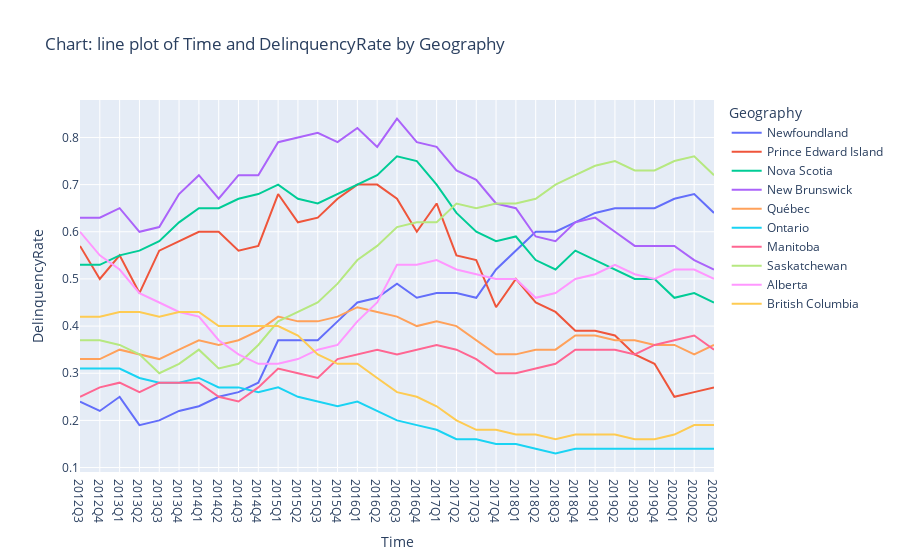

The notebook cell saved with this chart:
### Markdown cell above
The plot above is quite difficult to read. Let's colour the values by Geography, and add a title.

### Code cell
# Second attempt
px.line(data_pop_del_mort_df, 
        x = "Time",
        y="DelinquencyRate",
       color="Geography",
       title = "Chart: line plot of Time and DelinquencyRate by Geography")

### Figure 1 — Plotly figure (JSON) as saved in the notebook; plotly's stock layout.template omitted (floating-point values rounded to 4 significant figures)
{"data": [{"hovertemplate": "Geography=Newfoundland<br>Time=%{x}<br>DelinquencyRate=%{y}<extra></extra>", "legendgroup": "Newfoundland", "line": {"color": "#636efa", "dash": "solid"}, "marker": {"symbol": "circle"}, "mode": "lines", "name": "Newfoundland", "orientation": "v", "showlegend": true, "type": "scatter", "x": ["2012Q3", "2012Q4", "2013Q1", "2013Q2", "2013Q3", "2013Q4", "2014Q1", "2014Q2", "2014Q3", "2014Q4", "2015Q1", "2015Q2", "2015Q3", "2015Q4", "2016Q1", "2016Q2", "2016Q3", "2016Q4", "2017Q1", "2017Q2", "2017Q3", "2017Q4", "2018Q1", "2018Q2", "2018Q3", "2018Q4", "2019Q1", "2019Q2", "2019Q3", "2019Q4", "2020Q1", "2020Q2", "2020Q3"], "xaxis": "x", "y": [0.24, 0.22, 0.25, 0.19, 0.2, 0.22, 0.23, 0.25, 0.26, 0.28, 0.37, 0.37, 0.37, 0.41, 0.45, 0.46, 0.49, 0.46, 0.47, 0.47, 0.46, 0.52, 0.56, 0.6, 0.6, 0.62, 0.64, 0.65, 0.65, 0.65, 0.67, 0.68, 0.64], "yaxis": "y"}, {"hovertemplate": "Geography=Prince Edward Island<br>Time=%{x}<br>DelinquencyRate=%{y}<extra></extra>", "legendgroup": "Prince Edward Island", "line": {"color": "#EF553B", "dash": "solid"}, "marker": {"symbol": "circle"}, "mode": "lines", "name": "Prince Edward Island", "orientation": "v", "showlegend": true, "type": "scatter", "x": ["2012Q3", "2012Q4", "2013Q1", "2013Q2", "2013Q3", "2013Q4", "2014Q1", "2014Q2", "2014Q3", "2014Q4", "2015Q1", "2015Q2", "2015Q3", "2015Q4", "2016Q1", "2016Q2", "2016Q3", "2016Q4", "2017Q1", "2017Q2", "2017Q3", "2017Q4", "2018Q1", "2018Q2", "2018Q3", "2018Q4", "2019Q1", "2019Q2", "2019Q3", "2019Q4", "2020Q1", "2020Q2", "2020Q3"], "xaxis": "x", "y": [0.57, 0.5, 0.55, 0.47, 0.56, 0.58, 0.6, 0.6, 0.56, 0.57, 0.68, 0.62, 0.63, 0.67, 0.7, 0.7, 0.67, 0.6, 0.66, 0.55, 0.54, 0.44, 0.5, 0.45, 0.43, 0.39, 0.39, 0.38, 0.34, 0.32, 0.25, 0.26, 0.27], "yaxis": "y"}, {"hovertemplate": "Geography=Nova Scotia<br>Time=%{x}<br>DelinquencyRate=%{y}<extra></extra>", "legendgroup": "Nova Scotia", "line": {"color": "#00cc96", "dash": "solid"}, "marker": {"symbol": "circle"}, "mode": "lines", "name": "Nova Scotia", "orientation": "v", "showlegend": true, "type": "scatter", "x": ["2012Q3", "2012Q4", "2013Q1", "2013Q2", "2013Q3", "2013Q4", "2014Q1", "2014Q2", "2014Q3", "2014Q4", "2015Q1", "2015Q2", "2015Q3", "2015Q4", "2016Q1", "2016Q2", "2016Q3", "2016Q4", "2017Q1", "2017Q2", "2017Q3", "2017Q4", "2018Q1", "2018Q2", "2018Q3", "2018Q4", "2019Q1", "2019Q2", "2019Q3", "2019Q4", "2020Q1", "2020Q2", "2020Q3"], "xaxis": "x", "y": [0.53, 0.53, 0.55, 0.56, 0.58, 0.62, 0.65, 0.65, 0.67, 0.68, 0.7, 0.67, 0.66, 0.68, 0.7, 0.72, 0.76, 0.75, 0.7, 0.64, 0.6, 0.58, 0.59, 0.54, 0.52, 0.56, 0.54, 0.52, 0.5, 0.5, 0.46, 0.47, 0.45], "yaxis": "y"}, {"hovertemplate": "Geography=New Brunswick<br>Time=%{x}<br>DelinquencyRate=%{y}<extra></extra>", "legendgroup": "New Brunswick", "line": {"color": "#ab63fa", "dash": "solid"}, "marker": {"symbol": "circle"}, "mode": "lines", "name": "New Brunswick", "orientation": "v", "showlegend": true, "type": "scatter", "x": ["2012Q3", "2012Q4", "2013Q1", "2013Q2", "2013Q3", "2013Q4", "2014Q1", "2014Q2", "2014Q3", "2014Q4", "2015Q1", "2015Q2", "2015Q3", "2015Q4", "2016Q1", "2016Q2", "2016Q3", "2016Q4", "2017Q1", "2017Q2", "2017Q3", "2017Q4", "2018Q1", "2018Q2", "2018Q3", "2018Q4", "2019Q1", "2019Q2", "2019Q3", "2019Q4", "2020Q1", "2020Q2", "2020Q3"], "xaxis": "x", "y": [0.63, 0.63, 0.65, 0.6, 0.61, 0.68, 0.72, 0.67, 0.72, 0.72, 0.79, 0.8, 0.81, 0.79, 0.82, 0.78, 0.84, 0.79, 0.78, 0.73, 0.71, 0.66, 0.65, 0.59, 0.58, 0.62, 0.63, 0.6, 0.57, 0.57, 0.57, 0.54, 0.52], "yaxis": "y"}, {"hovertemplate": "Geography=Québec<br>Time=%{x}<br>DelinquencyRate=%{y}<extra></extra>", "legendgroup": "Québec", "line": {"color": "#FFA15A", "dash": "solid"}, "marker": {"symbol": "circle"}, "mode": "lines", "name": "Québec", "orientation": "v", "showlegend": true, "type": "scatter", "x": ["2012Q3", "2012Q4", "2013Q1", "2013Q2", "2013Q3", "2013Q4", "2014Q1", "2014Q2", "2014Q3", "2014Q4", "2015Q1", "2015Q2", "2015Q3", "2015Q4", "2016Q1", "2016Q2", "2016Q3", "2016Q4", "2017Q1", "2017Q2", "2017Q3", "2017Q4", "2018Q1", "2018Q2", "2018Q3", "2018Q4", "2019Q1", "2019Q2", "2019Q3", "2019Q4", "2020Q1", "2020Q2", "2020Q3"], "xaxis": "x", "y": [0.33, 0.33, 0.35, 0.34, 0.33, 0.35, 0.37, 0.36, 0.37, 0.39, 0.42, 0.41, 0.41, 0.42, 0.44, 0.43, 0.42, 0.4, 0.41, 0.4, 0.37, 0.34, 0.34, 0.35, 0.35, 0.38, 0.38, 0.37, 0.37, 0.36, 0.36, 0.34, 0.36], "yaxis": "y"}, {"hovertemplate": "Geography=Ontario<br>Time=%{x}<br>DelinquencyRate=%{y}<extra></extra>", "legendgroup": "Ontario", "line": {"color": "#19d3f3", "dash": "solid"}, "marker": {"symbol": "circle"}, "mode": "lines", "name": "Ontario", "orientation": "v", "showlegend": true, "type": "scatter", "x": ["2012Q3", "2012Q4", "2013Q1", "2013Q2", "2013Q3", "2013Q4", "2014Q1", "2014Q2", "2014Q3", "2014Q4", "2015Q1", "2015Q2", "2015Q3", "2015Q4", "2016Q1", "2016Q2", "2016Q3", "2016Q4", "2017Q1", "2017Q2", "2017Q3", "2017Q4", "2018Q1", "2018Q2", "2018Q3", "2018Q4", "2019Q1", "2019Q2", "2019Q3", "2019Q4", "2020Q1", "2020Q2", "2020Q3"], "xaxis": "x", "y": [0.31, 0.31, 0.31, 0.29, 0.28, 0.28, 0.29, 0.27, 0.27, 0.26, 0.27, 0.25, 0.24, 0.23, 0.24, 0.22, 0.2, 0.19, 0.18, 0.16, 0.16, 0.15, 0.15, 0.14, 0.13, 0.14, 0.14, 0.14, 0.14, 0.14, 0.14, 0.14, 0.14], "yaxis": "y"}, {"hovertemplate": "Geography=Manitoba<br>Time=%{x}<br>DelinquencyRate=%{y}<extra></extra>", "legendgroup": "Manitoba", "line": {"color": "#FF6692", "dash": "solid"}, "marker": {"symbol": "circle"}, "mode": "lines", "name": "Manitoba", "orientation": "v", "showlegend": true, "type": "scatter", "x": ["2012Q3", "2012Q4", "2013Q1", "2013Q2", "2013Q3", "2013Q4", "2014Q1", "2014Q2", "2014Q3", "2014Q4", "2015Q1", "2015Q2", "2015Q3", "2015Q4", "2016Q1", "2016Q2", "2016Q3", "2016Q4", "2017Q1", "2017Q2", "2017Q3", "2017Q4", "2018Q1", "2018Q2", "2018Q3", "2018Q4", "2019Q1", "2019Q2", "2019Q3", "2019Q4", "2020Q1", "2020Q2", "2020Q3"], "xaxis": "x", "y": [0.25, 0.27, 0.28, 0.26, 0.28, 0.28, 0.28, 0.25, 0.24, 0.27, 0.31, 0.3, 0.29, 0.33, 0.34, 0.35, 0.34, 0.35, 0.36, 0.35, 0.33, 0.3, 0.3, 0.31, 0.32, 0.35, 0.35, 0.35, 0.34, 0.36, 0.37, 0.38, 0.35], "yaxis": "y"}, {"hovertemplate": "Geography=Saskatchewan<br>Time=%{x}<br>DelinquencyRate=%{y}<extra></extra>", "legendgroup": "Saskatchewan", "line": {"color": "#B6E880", "dash": "solid"}, "marker": {"symbol": "circle"}, "mode": "lines", "name": "Saskatchewan", "orientation": "v", "showlegend": true, "type": "scatter", "x": ["2012Q3", "2012Q4", "2013Q1", "2013Q2", "2013Q3", "2013Q4", "2014Q1", "2014Q2", "2014Q3", "2014Q4", "2015Q1", "2015Q2", "2015Q3", "2015Q4", "2016Q1", "2016Q2", "2016Q3", "2016Q4", "2017Q1", "2017Q2", "2017Q3", "2017Q4", "2018Q1", "2018Q2", "2018Q3", "2018Q4", "2019Q1", "2019Q2", "2019Q3", "2019Q4", "2020Q1", "2020Q2", "2020Q3"], "xaxis": "x", "y": [0.37, 0.37, 0.36, 0.34, 0.3, 0.32, 0.35, 0.31, 0.32, 0.36, 0.41, 0.43, 0.45, 0.49, 0.54, 0.57, 0.61, 0.62, 0.62, 0.66, 0.65, 0.66, 0.66, 0.67, 0.7, 0.72, 0.74, 0.75, 0.73, 0.73, 0.75, 0.76, 0.72], "yaxis": "y"}, {"hovertemplate": "Geography=Alberta<br>Time=%{x}<br>DelinquencyRate=%{y}<extra></extra>", "legendgroup": "Alberta", "line": {"color": "#FF97FF", "dash": "solid"}, "marker": {"symbol": "circle"}, "mode": "lines", "name": "Alberta", "orientation": "v", "showlegend": true, "type": "scatter", "x": ["2012Q3", "2012Q4", "2013Q1", "2013Q2", "2013Q3", "2013Q4", "2014Q1", "2014Q2", "2014Q3", "2014Q4", "2015Q1", "2015Q2", "2015Q3", "2015Q4", "2016Q1", "2016Q2", "2016Q3", "2016Q4", "2017Q1", "2017Q2", "2017Q3", "2017Q4", "2018Q1", "2018Q2", "2018Q3", "2018Q4", "2019Q1", "2019Q2", "2019Q3", "2019Q4", "2020Q1", "2020Q2", "2020Q3"], "xaxis": "x", "y": [0.6, 0.55, 0.52, 0.47, 0.45, 0.43, 0.42, 0.37, 0.34, 0.32, 0.32, 0.33, 0.35, 0.36, 0.41, 0.45, 0.53, 0.53, 0.54, 0.52, 0.51, 0.5, 0.5, 0.46, 0.47, 0.5, 0.51, 0.53, 0.51, 0.5, 0.52, 0.52, 0.5], "yaxis": "y"}, {"hovertemplate": "Geography=British Columbia<br>Time=%{x}<br>DelinquencyRate=%{y}<extra></extra>", "legendgroup": "British Columbia", "line": {"color": "#FECB52", "dash": "solid"}, "marker": {"symbol": "circle"}, "mode": "lines", "name": "British Columbia", "orientation": "v", "showlegend": true, "type": "scatter", "x": ["2012Q3", "2012Q4", "2013Q1", "2013Q2", "2013Q3", "2013Q4", "2014Q1", "2014Q2", "2014Q3", "2014Q4", "2015Q1", "2015Q2", "2015Q3", "2015Q4", "2016Q1", "2016Q2", "2016Q3", "2016Q4", "2017Q1", "2017Q2", "2017Q3", "2017Q4", "2018Q1", "2018Q2", "2018Q3", "2018Q4", "2019Q1", "2019Q2", "2019Q3", "2019Q4", "2020Q1", "2020Q2", "2020Q3"], "xaxis": "x", "y": [0.42, 0.42, 0.43, 0.43, 0.42, 0.43, 0.43, 0.4, 0.4, 0.4, 0.4, 0.38, 0.34, 0.32, 0.32, 0.29, 0.26, 0.25, 0.23, 0.2, 0.18, 0.18, 0.17, 0.17, 0.16, 0.17, 0.17, 0.17, 0.16, 0.16, 0.17, 0.19, 0.19], "yaxis": "y"}], "layout": {"legend": {"title": {"text": "Geography"}, "tracegroupgap": 0}, "title": {"text": "Chart: line plot of Time and DelinquencyRate by Geography"}, "xaxis": {"anchor": "y", "domain": [0, 1], "title": {"text": "Time"}}, "yaxis": {"anchor": "x", "domain": [0, 1], "title": {"text": "DelinquencyRate"}}}}
